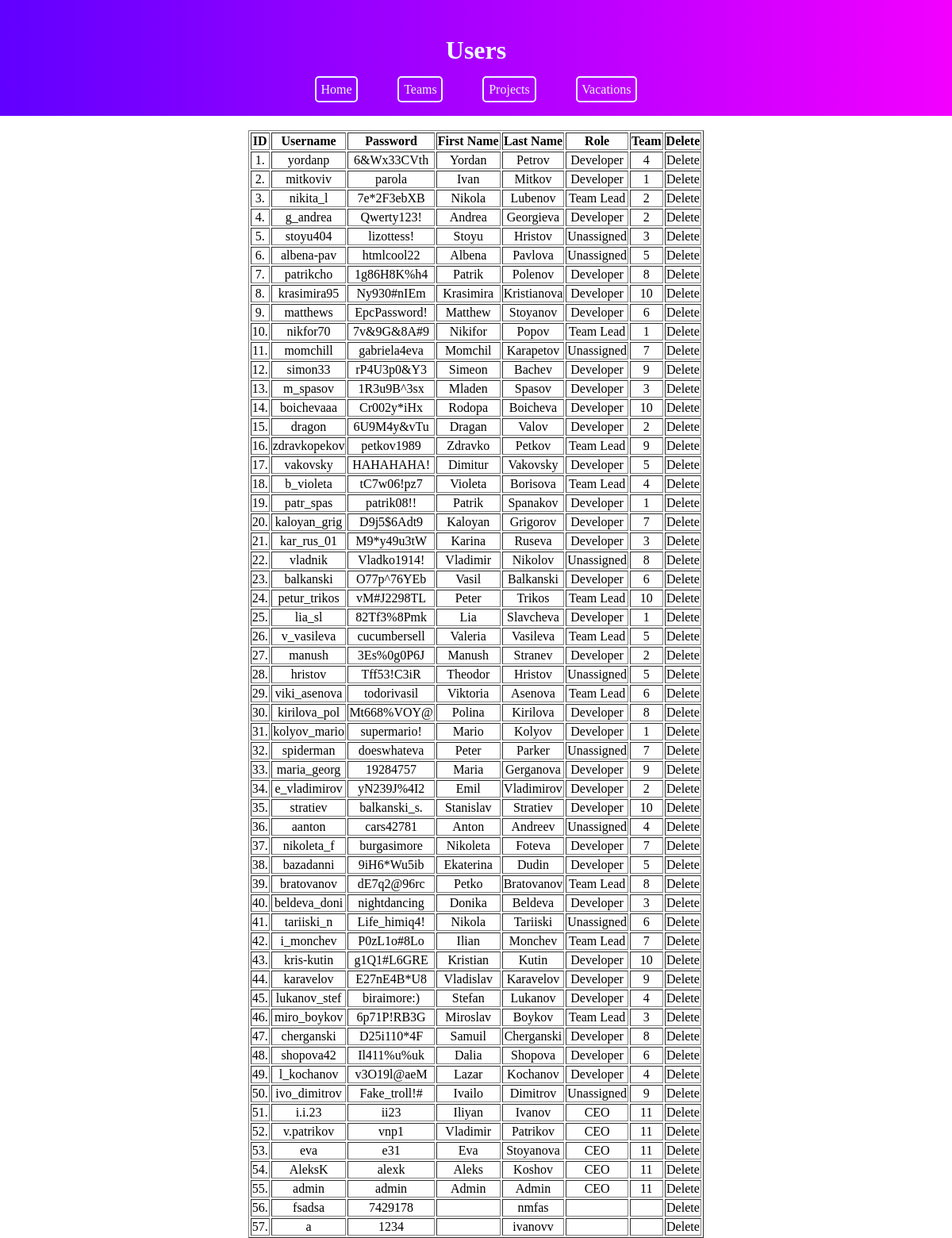
Before: /Site/users/users.php with the older database file.
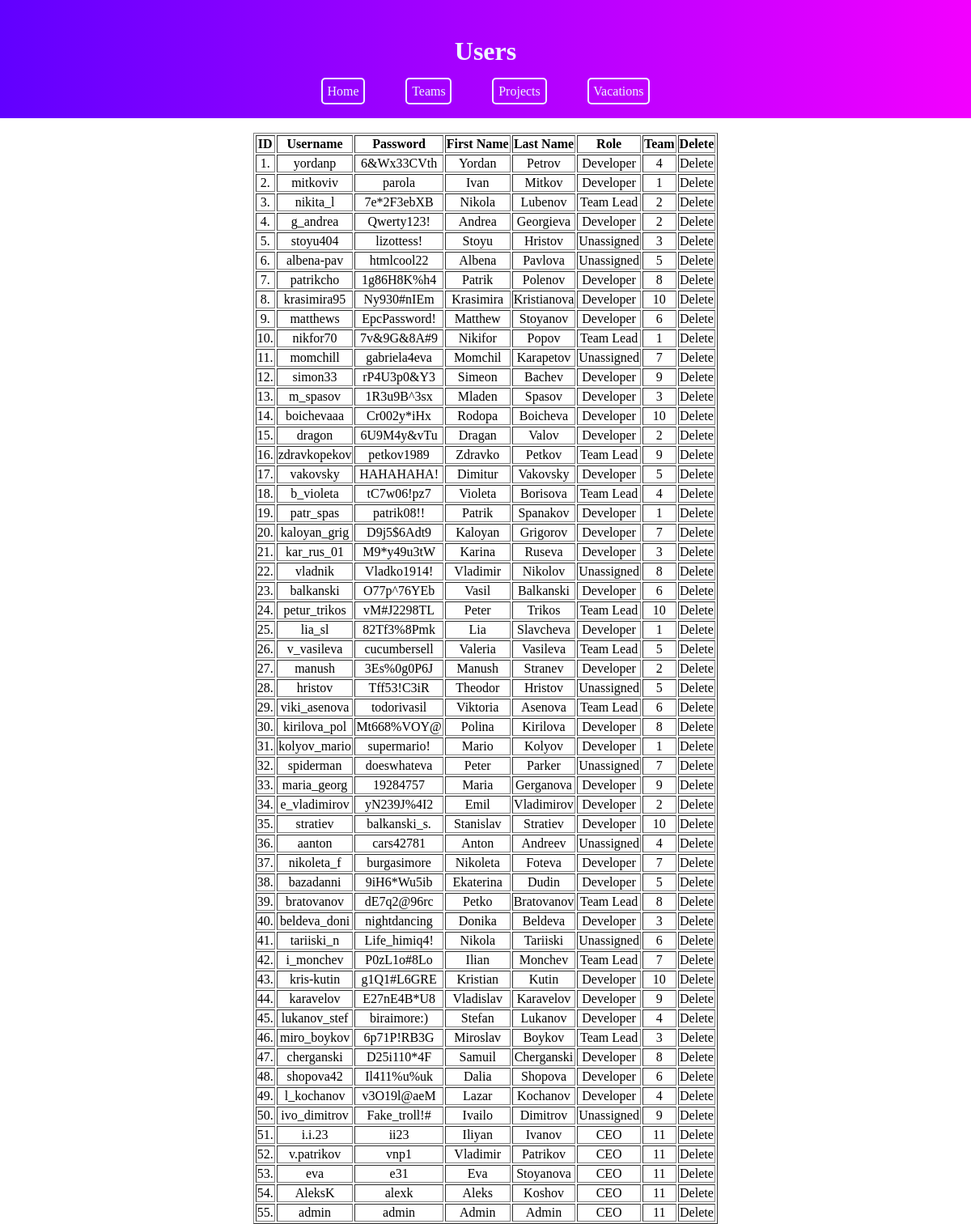
After: the same page with the newer database file.
### tables this page shows
CREATE TABLE "Users" (
	"id"	INTEGER,
	"username"	STRING(12),
	"pass"	STRING(10),
	"fname"	STRING(10),
	"lname"	STRING(15),
	"role"	STRING(10),
	"team"	INTEGER(1),
	FOREIGN KEY("team") REFERENCES "Teams"("id"),
	PRIMARY KEY("id")
);

### Site/users/users.php (the view, shortened to what this page needs)
<!DOCTYPE html>
<html lang="en">
<head>
    <link rel="stylesheet" href="../style.css">
</head>
<body>
    <header>
        <h1>Users</h1>
        <?php
        if ($_SESSION['role'] == 'CEO') {
        ?>
            <nav>
                <a href="../index.php">Home</a>
                <a href="../teams/teams.php">Teams</a>
                <a href="../projects/projects.php">Projects</a>
                <a href="../vacations/vacations.php">Vacations</a>
                <a href="../users/users.php">Users</a>
            </nav>
        <?php
        } else {
        ?>
            <nav>
                <a href="../index.php">Home</a>
                <a href="../teams/teams.php">Teams</a>
                <a href="../projects/projects.php">Projects</a>
                <a href="../vacations/vacations.php">Vacations</a>
            </nav>
        <?php
        }
        ?>
    </header>
    <div class="div-align scrollabe">
        <?php
        $db = new PDO("sqlite:../../Database.db");
        $statement = $db->query("SELECT * FROM Users");
        $users = $statement->fetchAll(PDO::FETCH_ASSOC);
        ?>
        <?php
        echo "<br><table border = 1>";
        echo "
            <tr>
                <td><b>ID<b></td>
                <td><b>Username<b></td>
                <td><b>Password<b></td>
                <td><b>First Name<b></td>
                <td><b>Last Name<b></td>
                <td><b>Role<b></td>
                <td><b>Team<b></td>
                <td><b>Delete<b></td>
            </tr>";
        foreach ($users as $row => $data) {
            echo "<tr>";
            echo "<td>" . $data['id'] . "." . "</td>";
            echo "<td>" . $data['username'] . "</td>";
            echo "<td>" . $data['pass'] . "</td>";
            echo "<td>" . $data['fname'] . "</td>";
            echo "<td>" . $data['lname'] . "</td>";
            echo "<td>" . $data['role'] . "</td>";
            echo "<td>" . $data['team'] . "</td>";
            echo "<td align='center'>" ?> <a class='a_links' href="users_delete.php?id=<?php echo $data['id']; ?>">Delete</a></td>
        <?php
            echo "</tr>";
        }
        echo "</table>";
        ?>
    </div>
</body>
</html>

Changed rows visible on the page:
removed users: id "56", username "fsadsa", pass "7429178", lname "nmfas"
removed users: id "57", username "a", pass "1234", lname "ivanovv"
